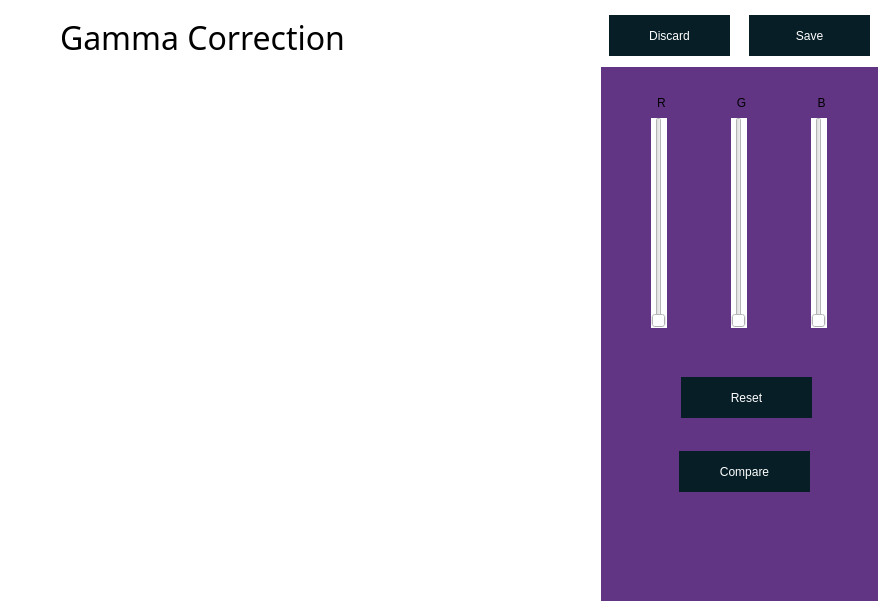
<?xml version="1.0" encoding="UTF-8"?>
<ui version="4.0">
 <class>Form</class>
 <widget class="QWidget" name="Form">
  <property name="geometry">
   <rect>
    <x>0</x>
    <y>0</y>
    <width>889</width>
    <height>612</height>
   </rect>
  </property>
  <property name="windowTitle">
   <string>Form</string>
  </property>
  <property name="styleSheet">
   <string notr="true">*{border:none;
background-color:#fff;
color:#000;}
#ui{
background-color:rgb(97, 53, 131)
}
QPushButton{
background-color:#071e26;
color:#fff}</string>
  </property>
  <layout class="QVBoxLayout" name="verticalLayout">
   <item alignment="Qt::AlignTop">
    <widget class="QFrame" name="frame">
     <property name="minimumSize">
      <size>
       <width>0</width>
       <height>50</height>
      </size>
     </property>
     <property name="maximumSize">
      <size>
       <width>16777215</width>
       <height>50</height>
      </size>
     </property>
     <property name="frameShape">
      <enum>QFrame::StyledPanel</enum>
     </property>
     <property name="frameShadow">
      <enum>QFrame::Raised</enum>
     </property>
     <widget class="QPushButton" name="save">
      <property name="geometry">
       <rect>
        <x>738</x>
        <y>4</y>
        <width>121</width>
        <height>41</height>
       </rect>
      </property>
      <property name="text">
       <string>Save</string>
      </property>
      <property name="icon">
       <iconset theme="document-save">
        <normaloff>.</normaloff>.</iconset>
      </property>
     </widget>
     <widget class="QPushButton" name="discard">
      <property name="geometry">
       <rect>
        <x>598</x>
        <y>4</y>
        <width>121</width>
        <height>41</height>
       </rect>
      </property>
      <property name="text">
       <string>Discard</string>
      </property>
      <property name="icon">
       <iconset theme="edit-clear">
        <normaloff>.</normaloff>.</iconset>
      </property>
     </widget>
     <widget class="QLabel" name="heading">
      <property name="geometry">
       <rect>
        <x>6</x>
        <y>6</y>
        <width>371</width>
        <height>41</height>
       </rect>
      </property>
      <property name="font">
       <font>
        <family>Ubuntu Condensed</family>
        <pointsize>24</pointsize>
       </font>
      </property>
      <property name="text">
       <string>Gamma Correction</string>
      </property>
      <property name="alignment">
       <set>Qt::AlignCenter</set>
      </property>
     </widget>
    </widget>
   </item>
   <item>
    <widget class="QFrame" name="frame_2">
     <property name="sizePolicy">
      <sizepolicy hsizetype="Expanding" vsizetype="Expanding">
       <horstretch>0</horstretch>
       <verstretch>0</verstretch>
      </sizepolicy>
     </property>
     <property name="frameShape">
      <enum>QFrame::StyledPanel</enum>
     </property>
     <property name="frameShadow">
      <enum>QFrame::Raised</enum>
     </property>
     <widget class="QLabel" name="label">
      <property name="geometry">
       <rect>
        <x>70</x>
        <y>20</y>
        <width>451</width>
        <height>491</height>
       </rect>
      </property>
      <property name="text">
       <string/>
      </property>
     </widget>
     <widget class="QFrame" name="ui">
      <property name="geometry">
       <rect>
        <x>590</x>
        <y>0</y>
        <width>281</width>
        <height>541</height>
       </rect>
      </property>
      <property name="styleSheet">
       <string notr="true">QLabel{
background-color:rgb(97, 53, 131)}</string>
      </property>
      <property name="frameShape">
       <enum>QFrame::StyledPanel</enum>
      </property>
      <property name="frameShadow">
       <enum>QFrame::Raised</enum>
      </property>
      <widget class="QPushButton" name="reset">
       <property name="geometry">
        <rect>
         <x>80</x>
         <y>310</y>
         <width>131</width>
         <height>41</height>
        </rect>
       </property>
       <property name="text">
        <string>Reset</string>
       </property>
       <property name="icon">
        <iconset theme="system-reboot">
         <normaloff>.</normaloff>.</iconset>
       </property>
      </widget>
      <widget class="QPushButton" name="compare">
       <property name="geometry">
        <rect>
         <x>78</x>
         <y>384</y>
         <width>131</width>
         <height>41</height>
        </rect>
       </property>
       <property name="text">
        <string>Compare</string>
       </property>
       <property name="icon">
        <iconset theme="document-open">
         <normaloff>.</normaloff>.</iconset>
       </property>
      </widget>
      <widget class="QSlider" name="r_slider">
       <property name="geometry">
        <rect>
         <x>50</x>
         <y>50</y>
         <width>16</width>
         <height>211</height>
        </rect>
       </property>
       <property name="singleStep">
        <number>5</number>
       </property>
       <property name="orientation">
        <enum>Qt::Vertical</enum>
       </property>
      </widget>
      <widget class="QTextEdit" name="textEdit">
       <property name="geometry">
        <rect>
         <x>40</x>
         <y>270</y>
         <width>41</width>
         <height>31</height>
        </rect>
       </property>
       <property name="styleSheet">
        <string notr="true">*{
background-color:rgb(97, 53, 131);
border-width:10px
}</string>
       </property>
      </widget>
      <widget class="QTextEdit" name="textEdit_2">
       <property name="geometry">
        <rect>
         <x>120</x>
         <y>270</y>
         <width>41</width>
         <height>31</height>
        </rect>
       </property>
       <property name="styleSheet">
        <string notr="true">*{
background-color:rgb(97, 53, 131);
border-width:10px
}</string>
       </property>
      </widget>
      <widget class="QSlider" name="g_slider">
       <property name="geometry">
        <rect>
         <x>130</x>
         <y>50</y>
         <width>16</width>
         <height>211</height>
        </rect>
       </property>
       <property name="singleStep">
        <number>5</number>
       </property>
       <property name="orientation">
        <enum>Qt::Vertical</enum>
       </property>
      </widget>
      <widget class="QTextEdit" name="textEdit_3">
       <property name="geometry">
        <rect>
         <x>200</x>
         <y>270</y>
         <width>41</width>
         <height>31</height>
        </rect>
       </property>
       <property name="styleSheet">
        <string notr="true">*{
background-color:rgb(97, 53, 131);
border-width:10px
}</string>
       </property>
      </widget>
      <widget class="QSlider" name="b_slider">
       <property name="geometry">
        <rect>
         <x>210</x>
         <y>50</y>
         <width>16</width>
         <height>211</height>
        </rect>
       </property>
       <property name="singleStep">
        <number>5</number>
       </property>
       <property name="orientation">
        <enum>Qt::Vertical</enum>
       </property>
      </widget>
      <widget class="QLabel" name="r">
       <property name="geometry">
        <rect>
         <x>40</x>
         <y>20</y>
         <width>41</width>
         <height>31</height>
        </rect>
       </property>
       <property name="text">
        <string>R</string>
       </property>
       <property name="alignment">
        <set>Qt::AlignCenter</set>
       </property>
      </widget>
      <widget class="QLabel" name="g">
       <property name="geometry">
        <rect>
         <x>120</x>
         <y>20</y>
         <width>41</width>
         <height>31</height>
        </rect>
       </property>
       <property name="text">
        <string>G</string>
       </property>
       <property name="alignment">
        <set>Qt::AlignCenter</set>
       </property>
      </widget>
      <widget class="QLabel" name="b">
       <property name="geometry">
        <rect>
         <x>200</x>
         <y>20</y>
         <width>41</width>
         <height>31</height>
        </rect>
       </property>
       <property name="text">
        <string>B</string>
       </property>
       <property name="alignment">
        <set>Qt::AlignCenter</set>
       </property>
      </widget>
     </widget>
    </widget>
   </item>
  </layout>
 </widget>
 <resources/>
 <connections/>
</ui>
